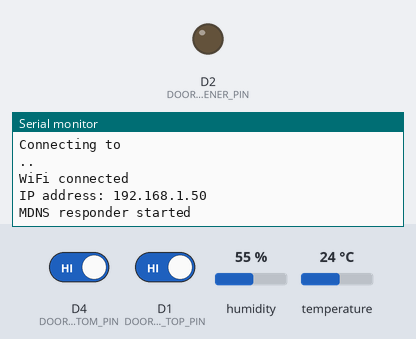
This sketch was run on a simulated ESP8266 (NodeMCU). Parts: output pins drawn as LEDs (lit = HIGH), the last lines printed to the serial monitor. The test bench sets the inputs (shaded band); at power-on: D4 (DOOR_SENSOR_BOTTOM_PIN) HIGH, D1 (DOOR_SENSOR_TOP_PIN) HIGH, humidity 55 %, temperature 24 °C. WiFi joins after 1.5 s; servers stay silent unless stated; storage starts empty.

Above: at 3.2 s.
3.3 s: D4 (DOOR_SENSOR_BOTTOM_PIN) driven LOW
At 4.9 s:
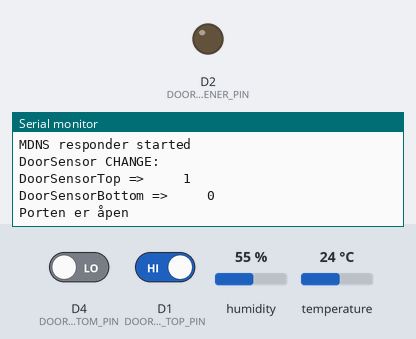
7.7 s: D1 (DOOR_SENSOR_TOP_PIN) driven LOW
At 9.2 s:
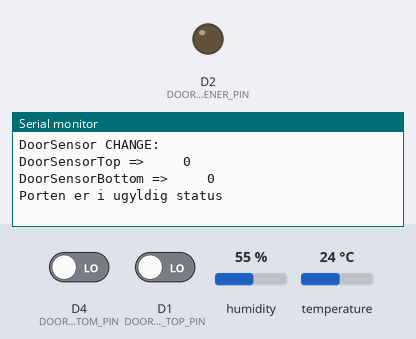
12.1 s: D4 (DOOR_SENSOR_BOTTOM_PIN) driven HIGH
At 13.7 s:
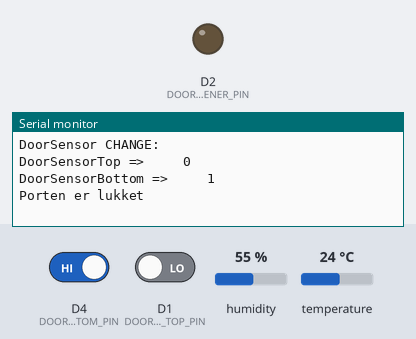
16.5 s: D1 (DOOR_SENSOR_TOP_PIN) driven HIGH
At 18.3 s:
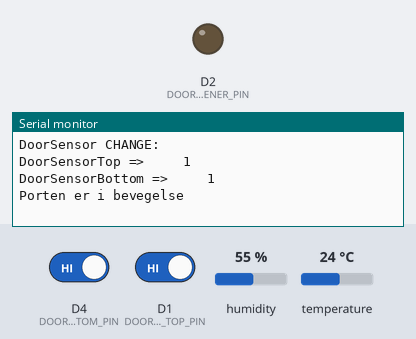

Measured:
- after the input at 3.3 s, the serial monitor: prints a new line after 1.0 s (image 1)
- after the input at 7.7 s, the serial monitor: prints a new line after 1.0 s (image 2)
- after the input at 12.1 s, the serial monitor: prints a new line after 1.0 s (image 3)
- after the input at 16.5 s, the serial monitor: prints a new line after 1.0 s (image 4)

The sketch:

Garage.ino
```cpp
#include <dht.h>
#include <WiFiClient.h>
#include <ESP8266mDNS.h>
#include <PubSubClient.h>

extern "C" {
  #include "user_interface.h"
}

#define DHT22_PIN D3
#define DOOR_OPENER_PIN D2
#define DOOR_SENSOR_TOP_PIN D1
#define DOOR_SENSOR_BOTTOM_PIN D4
#define CMD_TOPIC "garage/cmd"
#define SENSOR_TOPIC "garage/sensors"

unsigned long lastRead = 0;
char ssid[30];
char password[30];

WiFiClientSecure wifi;
PubSubClient pubSubClient(wifi);
dht DHT;
os_timer_t doorChangeTimer;
os_timer_t doorStateAlertTimer;
long lastPubSubConnectionAttempt = 0;


void setup(void){
  pinMode(LED_BUILTIN, OUTPUT);
  digitalWrite(LED_BUILTIN, 0);
  Serial.begin(115200);

  // DOOR SENSORS (Default HIGH, when switch close pin is pulled LOW)
  pinMode(DOOR_SENSOR_TOP_PIN, INPUT_PULLUP);
  attachInterrupt(digitalPinToInterrupt(DOOR_SENSOR_TOP_PIN), onDoorSensorChange, CHANGE);
  pinMode(DOOR_SENSOR_BOTTOM_PIN, INPUT_PULLUP);
  attachInterrupt(digitalPinToInterrupt(DOOR_SENSOR_BOTTOM_PIN), onDoorSensorChange, CHANGE);
  os_timer_setfn(&doorChangeTimer, notifyDoorSensorChange, NULL);
  os_timer_setfn(&doorStateAlertTimer, alertDoorState, NULL);

  // DOOR OPENER
  pinMode(DOOR_OPENER_PIN, OUTPUT);
  digitalWrite(DOOR_OPENER_PIN, LOW);

  // WIFI
  setupSecrets();
  getWifiSecrets(ssid, password);
  loadCertificates();
  connectWifi(ssid, password);

  PubSubSetup();

  if (MDNS.begin("garage")) {
    Serial.println("MDNS responder started");
  }
}

void loop(void){
  if (millis() - lastRead >= 10000){
    lastRead = millis();
    readSensors();
  }

  PubSubLoop();
}

void readSensors(){
  Serial.println("Reading sensor...");
  int chk = DHT.read22(DHT22_PIN);
  Serial.print("chk: ");
  Serial.println(chk);

  Serial.print("Humidity: ");
  Serial.print(DHT.humidity);
  Serial.print(" %\t");
  Serial.print("Temperature: ");
  Serial.print(DHT.temperature);
  Serial.print(" *C\n");


  String msg = "DoorSensorTop: ";
  msg += digitalRead(DOOR_SENSOR_TOP_PIN);
  Serial.println(msg);

  if (pubSubClient.connected()){
    String event = "{\"Humidity\":";
    event += DHT.humidity;
    event += ", \"Temperature\":";
    event += DHT.temperature;
    event += "}";
    if (!pubSubClient.publish(SENSOR_TOPIC, event.c_str(), false)) {
      Serial.println("Unable to publish event");
    }
  }
}

/******************************
 *  Sensor interrupt handlers
 *****************************/
void onDoorSensorChange() {
  os_timer_arm(&doorChangeTimer, 1000, false);
}

void notifyDoorSensorChange(void *pArg) {
  bool top = digitalRead(DOOR_SENSOR_TOP_PIN);
  bool bottom = digitalRead(DOOR_SENSOR_BOTTOM_PIN);

  Serial.println("DoorSensor CHANGE:");
  Serial.print("DoorSensorTop => \t\t");
  Serial.println(top);
  Serial.print("DoorSensorBottom => \t\t");
  Serial.println(bottom);

  if (top && bottom) {
    os_timer_arm(&doorStateAlertTimer, 10000, false);
    Serial.println("Porten er i bevegelse");
  }
  else if (top){
    os_timer_disarm(&doorStateAlertTimer);
    Serial.println("Porten er åpen");
  }
  else if (bottom) {
    os_timer_disarm(&doorStateAlertTimer);
    Serial.println("Porten er lukket");
  }
  else {
    Serial.println("Porten er i ugyldig status");
  }
}

void alertDoorState(void *pArg) {
  Serial.println("Porten ser ut til å være fastkjørt i halvåpen stilling!");
}

void handleRelayOn() {
  digitalWrite(DOOR_OPENER_PIN, HIGH);
  char* msg = "Relay turned on";
  Serial.println(msg);
}

void handleRelayOff() {
  digitalWrite(DOOR_OPENER_PIN, LOW);
  char* msg = "Relay turned off";
  Serial.println(msg);
}

void PubSubCallback(char* topic, byte* payload, unsigned int length) {
  char *p = (char *)malloc((length + 1) * sizeof(char *));
  strncpy(p, (char *)payload, length);
  p[length] = '\0';

  Serial.print("Message received: ");
  Serial.print(topic);
  Serial.print(" - ");
  Serial.println(p);

  if (strcmp(p, "RelayOn") == 0) {
    handleRelayOn();
  }
  else if (strcmp(p, "RelayOff") == 0) {
    handleRelayOff();
  }
  else if (strcmp(p, "Pulse") == 0) {
    handleRelayOff();
    delay(200);
    handleRelayOn();
    delay(200);
    handleRelayOff();
  }

  free(p);
}
```

PubSub.ino
```cpp
#define MQTT_NAME "garage"
#define QOS_LEVEL 0

void PubSubCallback(char* topic, byte* payload, unsigned int length);


void PubSubSetup() {
  //pubSubClient.setServer(MQTT_IP, MQTT_PORT);
  pubSubClient.setCallback(PubSubCallback);
}

boolean PubSubConnect() {
  Serial.print("Connecting to MQTT server...");
  Serial.println("Sending mDNS Query");
  int n = MDNS.queryService("mqtt", "tcp");
  if (n == 0) {
    Serial.println("No MQTT server found!");
  } else if (n > 1) {
    Serial.println("Multiple MQTT services found - remove the unnecessary mDNS services!");
  } else {
    Serial.print(F("INFO: MQTT broker IP address: "));
    Serial.print(MDNS.IP(0));
    Serial.print(F(":"));
    Serial.println(MDNS.port(0));
    pubSubClient.setServer(MDNS.IP(0), int(MDNS.port(0)));
  }

  if(n != 1 || !pubSubClient.connect(MQTT_NAME)) {
    digitalWrite(LED_BUILTIN, !digitalRead(LED_BUILTIN));
    Serial.println("\nCouldn't connect to MQTT server. Will try again in 5 seconds.");
    return false;
  }

  digitalWrite(LED_BUILTIN, 0);
  if(!pubSubClient.subscribe(CMD_TOPIC, QOS_LEVEL)) {
    Serial.print("\nUnable to subscribe to ");
    Serial.println(CMD_TOPIC);
    pubSubClient.disconnect();
    return false;
  }

  Serial.println(" Connected.");
  return true;
}

void PubSubLoop() {
  if(!pubSubClient.connected()) {
    long now = millis();

    if(now - lastPubSubConnectionAttempt > 5000) {
      lastPubSubConnectionAttempt = now;
      if(PubSubConnect()) {
        lastPubSubConnectionAttempt = 0;
      }
    }
  } else {
    pubSubClient.loop();
  }
}

/*
void PubSubCallback(char* topic, byte* payload, unsigned int length) {
  char *p = (char *)malloc((length + 1) * sizeof(char *));
  strncpy(p, (char *)payload, length);
  p[length] = '\0';

  Serial.print("Message received: ");
  Serial.print(topic);
  Serial.print(" - ");
  Serial.println(p);

  free(p);
}
*/
```

Secrets.ino
```cpp
#include "FS.h"

void setupSecrets()
{
  if (!SPIFFS.begin()) {
    Serial.println("Unable to mount SPIFFS");
    digitalWrite(LED_BUILTIN, 1);
    return;
  }
  Serial.println("SPIFFS mounted successfully!");
}

void getWifiSecrets(char* ssid, char* password)
{
  File secretsFile = SPIFFS.open("/secret/secrets.dat", "r");
  if(!secretsFile) {
    Serial.println("Couldn't load secrets");
    digitalWrite(LED_BUILTIN, 1);
    return;
  }
  Serial.println("Secrets loaded successfully!");
  String sSsid = secretsFile.readStringUntil('\n').c_str();
  String sPassword = secretsFile.readStringUntil('\n').c_str();
  secretsFile.close();

  //char ssid[sSsid.length() + 1];
  sSsid.toCharArray(ssid, sSsid.length());
  //char password[sPassword.length() + 1];
  sPassword.toCharArray(password, sPassword.length());
}

void loadCertificates() {
  File ca = SPIFFS.open("/secret/garage.crt.der", "r");
  if(!ca) {
    Serial.println("Couldn't load cert");
    return;
  }

  if(wifi.loadCertificate(ca)) {
    Serial.println("Loaded Cert");
  } else {
    Serial.println("Didn't load cert");
    return;
  }

  File key = SPIFFS.open("/secret/garage.key.der", "r");
  if(!key) {
    Serial.println("Couldn't load key");
    return;
  }

  if(wifi.loadPrivateKey(key)) {
    Serial.println("Loaded Key");
  } else {
    Serial.println("Didn't load Key");
  }
}
```

Wifi.ino
```cpp
#include <ESP8266WiFi.h>

#define HOSTNAME "garage"


void connectWifi(const char* ssid, const char* password) {
  int WiFiCounter = 0;
  // We start by connecting to a WiFi network
  Serial.print("Connecting to ");
  Serial.println(ssid);

  WiFi.disconnect();
  WiFi.mode(WIFI_STA);
  WiFi.hostname(HOSTNAME);
  wifi_station_set_hostname(HOSTNAME);
  WiFi.begin(ssid, password);
  while (WiFi.status() != WL_CONNECTED && WiFiCounter < 30) {
    digitalWrite(LED_BUILTIN, !digitalRead(LED_BUILTIN));
    delay(1000);
    WiFiCounter++;
    Serial.print(".");
  }

  digitalWrite(LED_BUILTIN, 0);
  Serial.println("");
  Serial.println("WiFi connected");
  Serial.print("IP address: ");
  Serial.println(WiFi.localIP());
}
```
